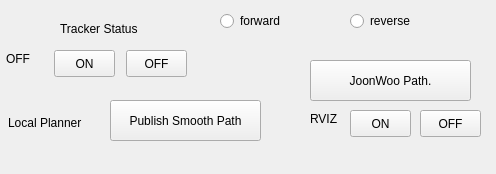
<?xml version="1.0" encoding="UTF-8"?>
<ui version="4.0">
 <class>MainWindow</class>
 <widget class="QMainWindow" name="MainWindow">
  <property name="geometry">
   <rect>
    <x>0</x>
    <y>0</y>
    <width>496</width>
    <height>174</height>
   </rect>
  </property>
  <property name="windowTitle">
   <string>LogPlot</string>
  </property>
  <widget class="QWidget" name="centralWidget">
   <widget class="QLabel" name="label">
    <property name="geometry">
     <rect>
      <x>8</x>
      <y>114</y>
      <width>101</width>
      <height>17</height>
     </rect>
    </property>
    <property name="text">
     <string>Local Planner</string>
    </property>
   </widget>
   <widget class="QPushButton" name="pushButton_traker1_on">
    <property name="geometry">
     <rect>
      <x>54</x>
      <y>50</y>
      <width>61</width>
      <height>27</height>
     </rect>
    </property>
    <property name="text">
     <string>ON</string>
    </property>
   </widget>
   <widget class="QLabel" name="label_traker1">
    <property name="geometry">
     <rect>
      <x>6</x>
      <y>50</y>
      <width>41</width>
      <height>17</height>
     </rect>
    </property>
    <property name="text">
     <string>OFF</string>
    </property>
   </widget>
   <widget class="QPushButton" name="pushButton_traker1_off">
    <property name="geometry">
     <rect>
      <x>126</x>
      <y>50</y>
      <width>61</width>
      <height>27</height>
     </rect>
    </property>
    <property name="text">
     <string>OFF</string>
    </property>
   </widget>
   <widget class="QLabel" name="label_traker1_2">
    <property name="geometry">
     <rect>
      <x>60</x>
      <y>20</y>
      <width>101</width>
      <height>17</height>
     </rect>
    </property>
    <property name="text">
     <string>Tracker Status</string>
    </property>
   </widget>
   <widget class="QPushButton" name="pushButton_PubMsg">
    <property name="geometry">
     <rect>
      <x>110</x>
      <y>100</y>
      <width>151</width>
      <height>41</height>
     </rect>
    </property>
    <property name="text">
     <string>Publish Smooth Path</string>
    </property>
   </widget>
   <widget class="QPushButton" name="pushButton_rviz_on">
    <property name="geometry">
     <rect>
      <x>350</x>
      <y>110</y>
      <width>61</width>
      <height>27</height>
     </rect>
    </property>
    <property name="text">
     <string>ON</string>
    </property>
   </widget>
   <widget class="QLabel" name="label_traker1_3">
    <property name="geometry">
     <rect>
      <x>310</x>
      <y>110</y>
      <width>31</width>
      <height>17</height>
     </rect>
    </property>
    <property name="text">
     <string>RVIZ</string>
    </property>
   </widget>
   <widget class="QPushButton" name="pushButton_rviz_off">
    <property name="geometry">
     <rect>
      <x>420</x>
      <y>110</y>
      <width>61</width>
      <height>27</height>
     </rect>
    </property>
    <property name="text">
     <string>OFF</string>
    </property>
   </widget>
   <widget class="QPushButton" name="pushButton_JWPath">
    <property name="geometry">
     <rect>
      <x>310</x>
      <y>60</y>
      <width>161</width>
      <height>41</height>
     </rect>
    </property>
    <property name="text">
     <string>JoonWoo Path.</string>
    </property>
   </widget>
   <widget class="QRadioButton" name="forward">
    <property name="geometry">
     <rect>
      <x>220</x>
      <y>10</y>
      <width>81</width>
      <height>22</height>
     </rect>
    </property>
    <property name="text">
     <string>forward</string>
    </property>
   </widget>
   <widget class="QRadioButton" name="reverse">
    <property name="geometry">
     <rect>
      <x>350</x>
      <y>10</y>
      <width>81</width>
      <height>22</height>
     </rect>
    </property>
    <property name="text">
     <string>reverse</string>
    </property>
   </widget>
  </widget>
  <widget class="QMenuBar" name="menuBar">
   <property name="geometry">
    <rect>
     <x>0</x>
     <y>0</y>
     <width>496</width>
     <height>25</height>
    </rect>
   </property>
  </widget>
 </widget>
 <layoutdefault spacing="6" margin="11"/>
 <resources/>
 <connections/>
</ui>
